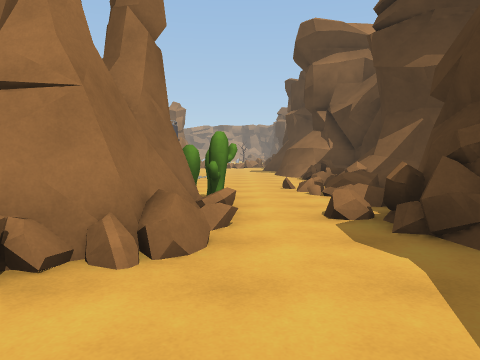
[1] (above)

24 first-person views from a walk through a Unity game level. The camera is 1.4 m above the floor, tilts 4° down and sees 70° across. The floor is counted in squares, 2 m on a side. Each view is taken from the middle of a square. On the plan, view 1 faces up. The plan holds only what a view shows up to about 11 squares ahead; the rest is blank. The place goes on beyond the plan. Some animated figures are left out.

[2]
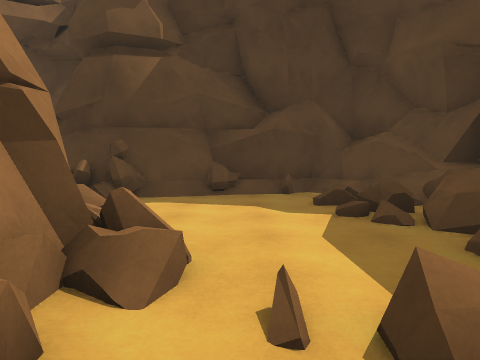

[3]
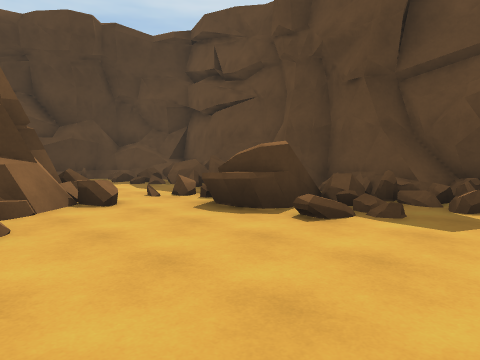

[4]
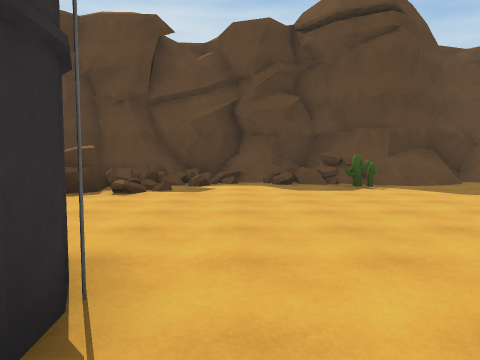

[5]
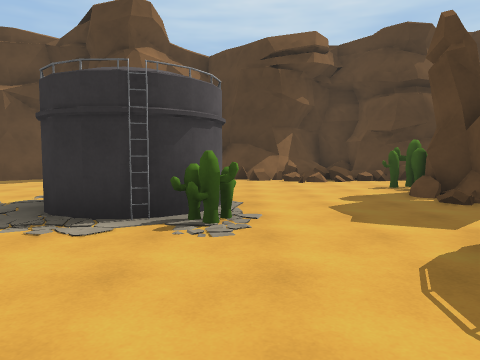

[6]
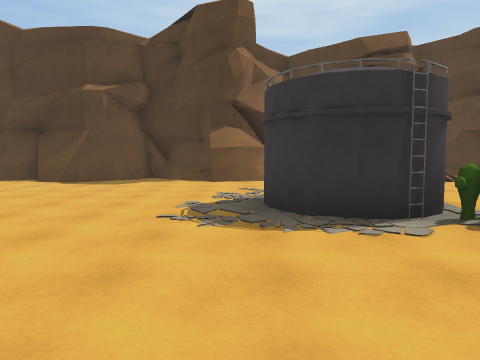

[7]
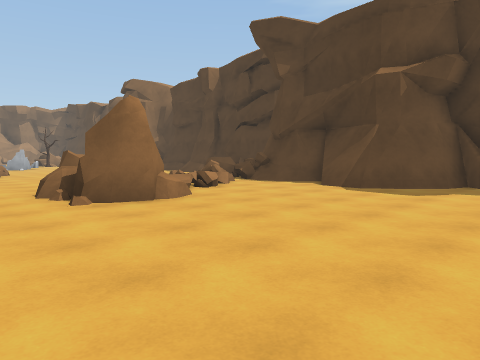

[8]
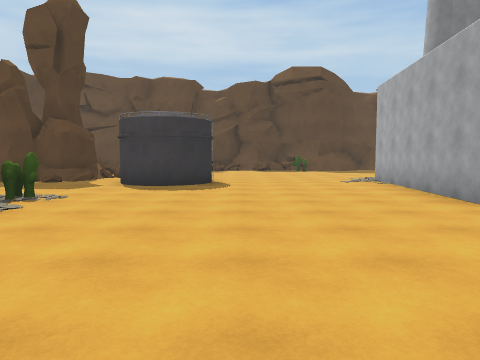

[9]
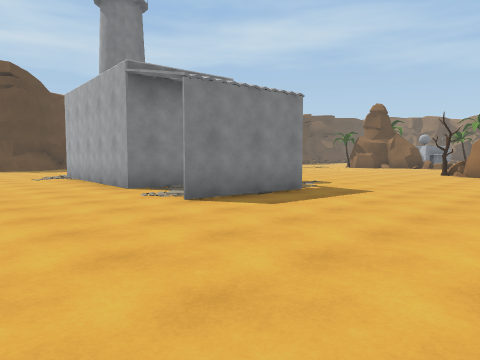

[10]
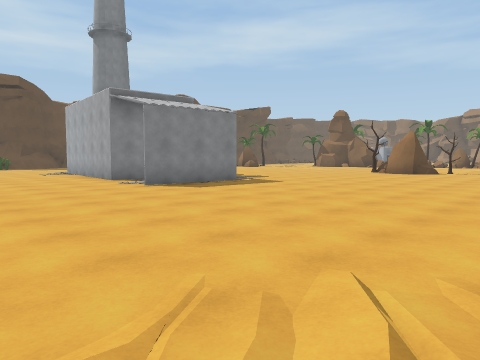

[11]
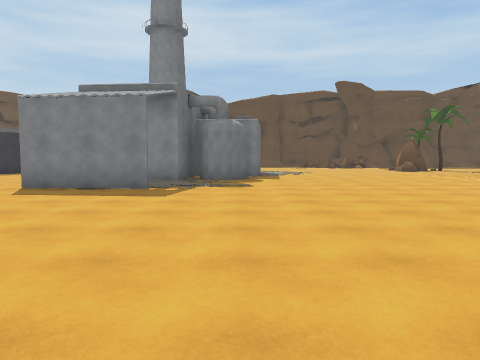

[12]
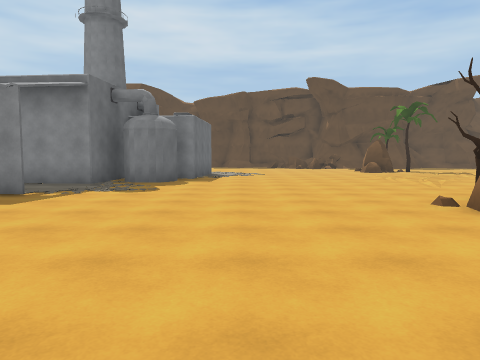

[13]
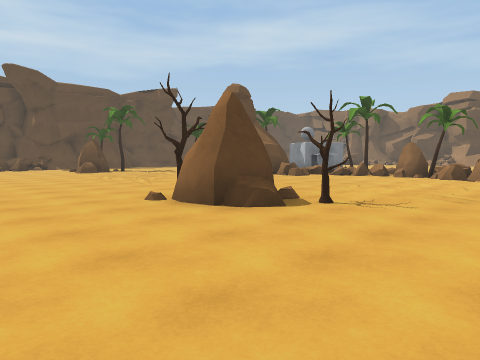

[14]
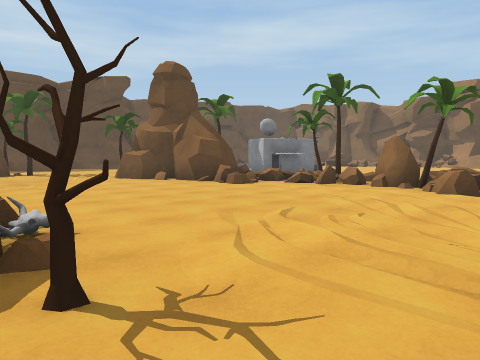

[15]
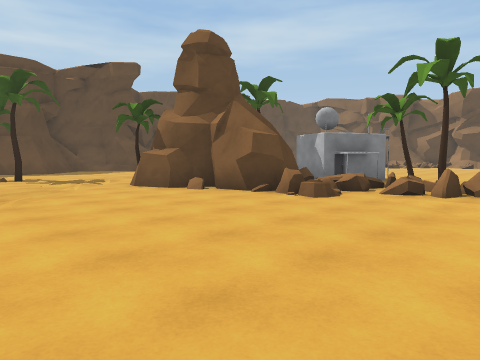

[16]
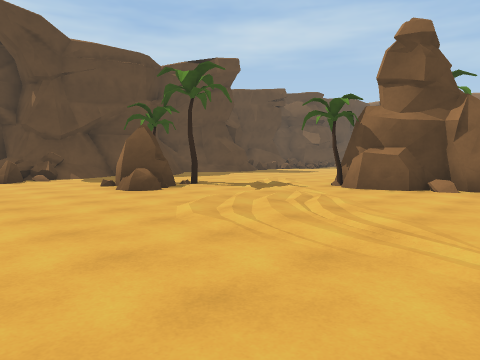

[17]
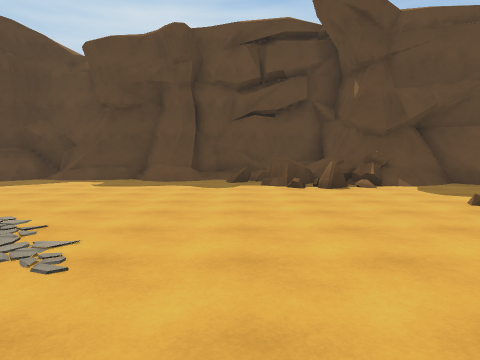

[18]
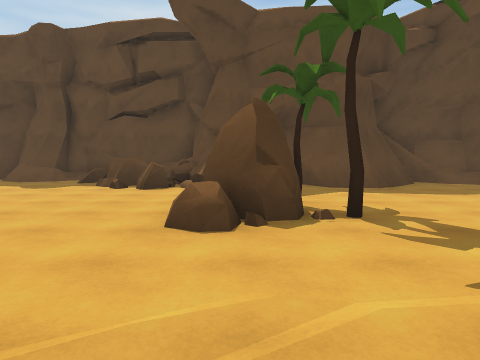

[19]
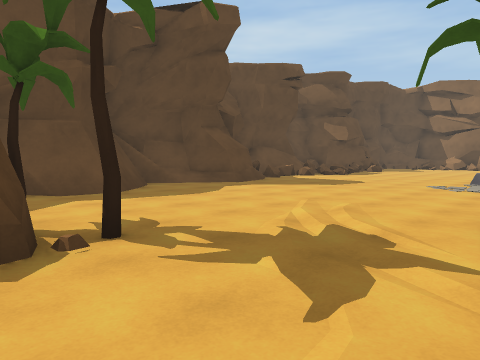

[20]
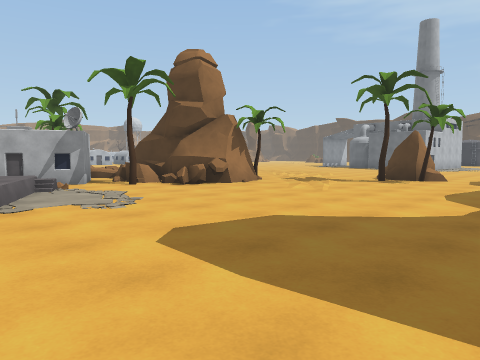

[21]
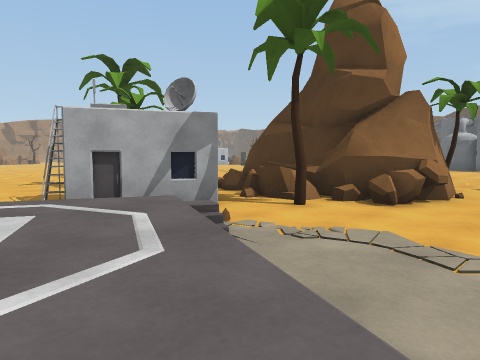

[22]
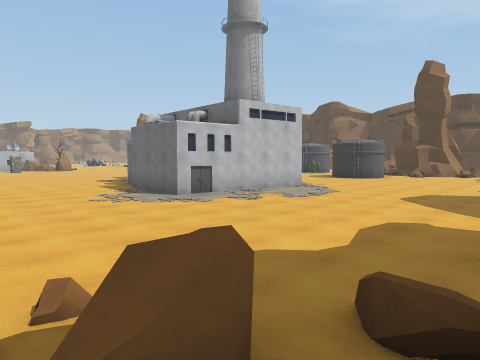

[23]
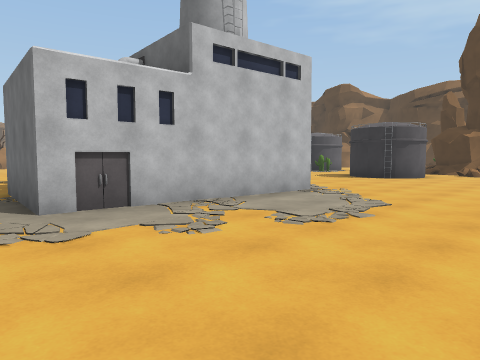

[24]
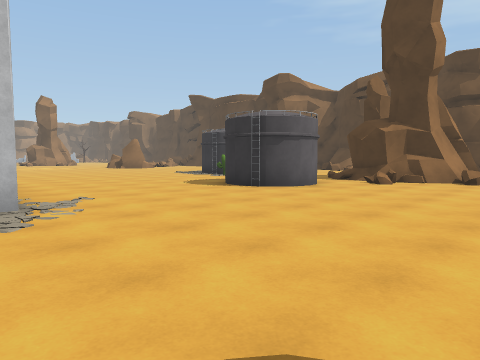

### Floor plan
Key: @ floor where view 1 was taken; # wall or solid block; . main floor; : floor 0.5 m higher than the main floor; / step, stairs or slope; = window, fence, low wall or low ledge; ^ raised ledge; O other object.
Columns run from 35 left of view 1 to 4 right of it. Each row starts with its distance up from view 1.
 21                               ..OO ==#
 20                    .     .../ .OOO==.##
 19               ............... .O###../#
 18   ..     .................... .O#....##
 17   .. O....................... .......##
 16   .. OO......O.............. ........##
 15   ..OO.......OO............. .........##
 14   .. #.......O........................#
 13 ....O=...............###.............##
 12 ....O=......................... #....##
 11  .OOO=#O.......................##  ../##
 10   OO####.............###.......## ...=##
  9  .OOO###...........#####.......O......##
  8  ::.O####..........#   #.............=##
  7  :...###O.........##   #.............=##
  6 /=................###  #....###.##O..==
  5 //..................####....##..###O.##
  4 ..........OO...................####.=##
  3 ..........OO....................###..##
  2 ................................=##../#
  1 ..............................=.......#
  0 ...##../##./===...............#=#..@..#
 -1    ##//#######^=......//O...===##^==#=#
 -2     ####    #////#.#=//#===#=######==##
 -3       =     ##^########=###############
 -4                         ##

Where each view was taken, in squares from view 1:
view 1: 0 up, 0 right, facing up
view 2: 1 up, 4 left, facing right
view 3: 4 up, 8 left, facing down-right
view 4: 7 up, 8 left, facing down
view 5: 9 up, 8 left, facing right
view 6: 12 up, 8 left, facing right
view 7: 13 up, 6 left, facing up-right
view 8: 15 up, 8 left, facing down
view 9: 17 up, 8 left, facing down-left
view 10: 20 up, 7 left, facing down-left
view 11: 20 up, 16 left, facing down
view 12: 19 up, 18 left, facing down
view 13: 19 up, 18 left, facing down-left
view 14: 18 up, 22 left, facing down-left
view 15: 15 up, 23 left, facing down-left
view 16: 11 up, 20 left, facing down-left
view 17: 8 up, 20 left, facing down
view 18: 8 up, 24 left, facing down
view 19: 7 up, 24 left, facing down-left
view 20: 0 up, 35 left, facing up-right
view 21: 5 up, 35 left, facing up-right
view 22: 2 down, 22 left, facing up-right
view 23: 1 up, 18 left, facing up-right
view 24: 0 up, 13 left, facing up-right
